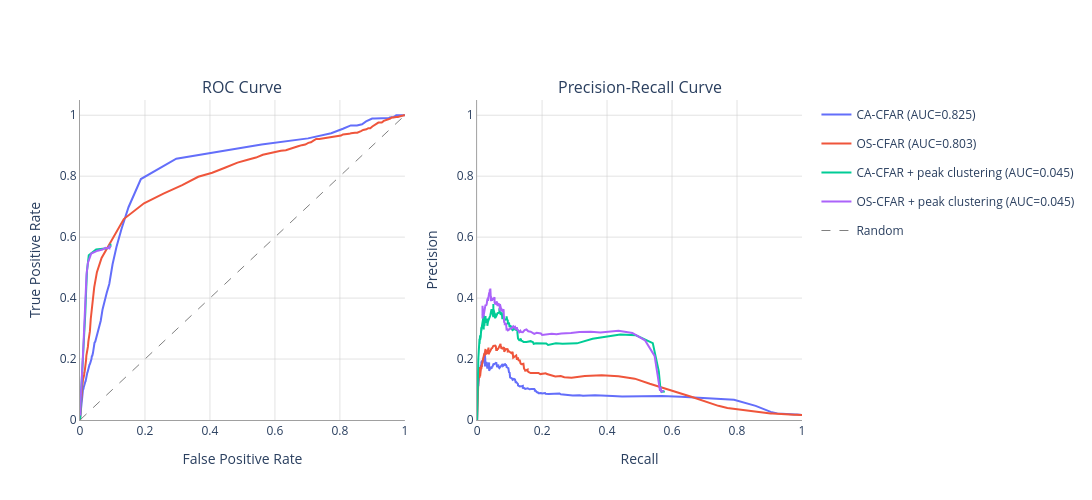

The code cell stored with this chart in its notebook:
### Markdown cell above
# Detection Metrics

Here the Detection metrics are calculated for a sweep of a detection parameter. For the CFAR based detectors the parameter is the threshold factor and the for the peak detector it is the distance parameter.

Ideally, a ROC and PR curve would be generated by sweeping each for each value of the number of guard and the number training cells. Then looping over this the threshold factor is varied to find the best combination of parameters for each detector. This can be done by setting up appropriate loops bellow.

### Code cell
from nereus.detector.algorithms import CACFARDetector, OSCFARDetector, PeakDetector
from nereus.detector.metrics import SweepSpec, sweep_detection_parameter
from nereus.plotter import plot_roc_pr

specs = [
    # Just CA-CFAR
    SweepSpec(
        detection_chain=[
            CACFARDetector(num_guard_cells=2, num_training_cells=5, threshold_factor=1.1),
        ],
        algorithm_index=0,
        param_name="threshold_factor",
        param_values=np.linspace(0.0, 5.0, 400),
        label="CA-CFAR",
    ),
    # Just OS-CFAR
    SweepSpec(
        detection_chain=[
            OSCFARDetector(num_guard_cells=3, num_training_cells=12, rank=24, threshold_factor=1.1),
        ],
        algorithm_index=0,
        param_name="threshold_factor",
        param_values=np.linspace(0.0, 5.0, 400),
        label="OS-CFAR",
    ),
    # CA-CFAR with Peak Detection clustering
    SweepSpec(
        detection_chain=[
            CACFARDetector(num_guard_cells=2, num_training_cells=5, threshold_factor=1.1),
            PeakDetector(distance=3),
        ],
        algorithm_index=0,
        param_name="threshold_factor",
        param_values=np.linspace(0.0, 5.0, 400),
        label="CA-CFAR + peak clustering",
    ),
    # OS-CFAR with Peak Detection clustering
    SweepSpec(
        detection_chain=[
            OSCFARDetector(num_guard_cells=3, num_training_cells=12, rank=15, threshold_factor=1.1),
            PeakDetector(distance=3),
        ],
        algorithm_index=0,
        param_name="threshold_factor",
        param_values=np.linspace(0.0, 5.0, 400),
        label="OS-CFAR + peak clustering",
    ),
]

TARGET_FPR = 0.05

results = sweep_detection_parameter(
    snr_map=detector.snr_history,
    sweep_specs=specs,
    ground_truth_paths=relative_bearing_ground_truths,
    steering_azimuths_rad=BF_PARAMS["steering_azimuths_rad"],
    association_threshold_rad=np.deg2rad(2.0),
)

for r in results:
    print(
        f"{r.label}: "
        f"AUC-ROC={r.auc_roc:.4f}  "
        f"AUC-PR={r.auc_pr:.4f}  "
        f"best_param (Youden-J)={r.best_param:.4f}  "
        f"param @ FPR={TARGET_FPR}={r.param_at_fpr(TARGET_FPR):.4f}"
    )

plot_roc_pr(results).show()

### Figure 1 — Plotly figure (JSON) as saved in the notebook; plotly's stock layout.template omitted (floating-point values rounded to 4 significant figures; data arrays with more than 128 entries replaced by an {"elided": "..."} marker saying what was removed)
{"data": [{"legendgroup": "CA-CFAR", "line": {"color": "#636EFA", "width": 2}, "mode": "lines", "name": "CA-CFAR (AUC=0.825)", "type": "scatter", "x": {"elided": "400 float values"}, "xaxis": "x", "y": {"elided": "400 float values"}, "yaxis": "y"}, {"legendgroup": "CA-CFAR", "line": {"color": "#636EFA", "width": 2}, "mode": "lines", "name": "CA-CFAR (AUC=0.082)", "showlegend": false, "type": "scatter", "x": {"elided": "400 float values"}, "xaxis": "x2", "y": {"elided": "400 float values"}, "yaxis": "y2"}, {"legendgroup": "OS-CFAR", "line": {"color": "#EF553B", "width": 2}, "mode": "lines", "name": "OS-CFAR (AUC=0.803)", "type": "scatter", "x": {"elided": "400 float values"}, "xaxis": "x", "y": {"elided": "400 float values"}, "yaxis": "y"}, {"legendgroup": "OS-CFAR", "line": {"color": "#EF553B", "width": 2}, "mode": "lines", "name": "OS-CFAR (AUC=0.111)", "showlegend": false, "type": "scatter", "x": {"elided": "400 float values"}, "xaxis": "x2", "y": {"elided": "400 float values"}, "yaxis": "y2"}, {"legendgroup": "CA-CFAR + peak clustering", "line": {"color": "#00CC96", "width": 2}, "mode": "lines", "name": "CA-CFAR + peak clustering (AUC=0.045)", "type": "scatter", "x": {"elided": "400 float values"}, "xaxis": "x", "y": {"elided": "400 float values"}, "yaxis": "y"}, {"legendgroup": "CA-CFAR + peak clustering", "line": {"color": "#00CC96", "width": 2}, "mode": "lines", "name": "CA-CFAR + peak clustering (AUC=0.154)", "showlegend": false, "type": "scatter", "x": {"elided": "400 float values"}, "xaxis": "x2", "y": {"elided": "400 float values"}, "yaxis": "y2"}, {"legendgroup": "OS-CFAR + peak clustering", "line": {"color": "#AB63FA", "width": 2}, "mode": "lines", "name": "OS-CFAR + peak clustering (AUC=0.045)", "type": "scatter", "x": {"elided": "400 float values"}, "xaxis": "x", "y": {"elided": "400 float values"}, "yaxis": "y"}, {"legendgroup": "OS-CFAR + peak clustering", "line": {"color": "#AB63FA", "width": 2}, "mode": "lines", "name": "OS-CFAR + peak clustering (AUC=0.161)", "showlegend": false, "type": "scatter", "x": {"elided": "400 float values"}, "xaxis": "x2", "y": {"elided": "400 float values"}, "yaxis": "y2"}, {"line": {"color": "grey", "dash": "dash", "width": 1}, "mode": "lines", "name": "Random", "showlegend": true, "type": "scatter", "x": [0, 1], "xaxis": "x", "y": [0, 1], "yaxis": "y"}], "layout": {"annotations": [{"font": {"size": 16}, "showarrow": false, "text": "ROC Curve", "x": 0.225, "xanchor": "center", "xref": "paper", "y": 1, "yanchor": "bottom", "yref": "paper"}, {"font": {"size": 16}, "showarrow": false, "text": "Precision-Recall Curve", "x": 0.775, "xanchor": "center", "xref": "paper", "y": 1, "yanchor": "bottom", "yref": "paper"}], "height": 500, "paper_bgcolor": "white", "plot_bgcolor": "white", "showlegend": true, "width": 1100, "xaxis": {"anchor": "y", "domain": [0, 0.45], "gridcolor": "rgba(200, 200, 200, 0.5)", "linecolor": "rgba(160, 160, 160, 1.0)", "linewidth": 1, "range": [0, 1], "showgrid": true, "showline": true, "title": {"text": "False Positive Rate"}}, "xaxis2": {"anchor": "y2", "domain": [0.55, 1], "gridcolor": "rgba(200, 200, 200, 0.5)", "linecolor": "rgba(160, 160, 160, 1.0)", "linewidth": 1, "range": [0, 1], "showgrid": true, "showline": true, "title": {"text": "Recall"}}, "yaxis": {"anchor": "x", "domain": [0, 1], "gridcolor": "rgba(200, 200, 200, 0.5)", "linecolor": "rgba(160, 160, 160, 1.0)", "linewidth": 1, "range": [0, 1.05], "showgrid": true, "showline": true, "title": {"text": "True Positive Rate"}}, "yaxis2": {"anchor": "x2", "domain": [0, 1], "gridcolor": "rgba(200, 200, 200, 0.5)", "linecolor": "rgba(160, 160, 160, 1.0)", "linewidth": 1, "range": [0, 1.05], "showgrid": true, "showline": true, "title": {"text": "Precision"}}}}
